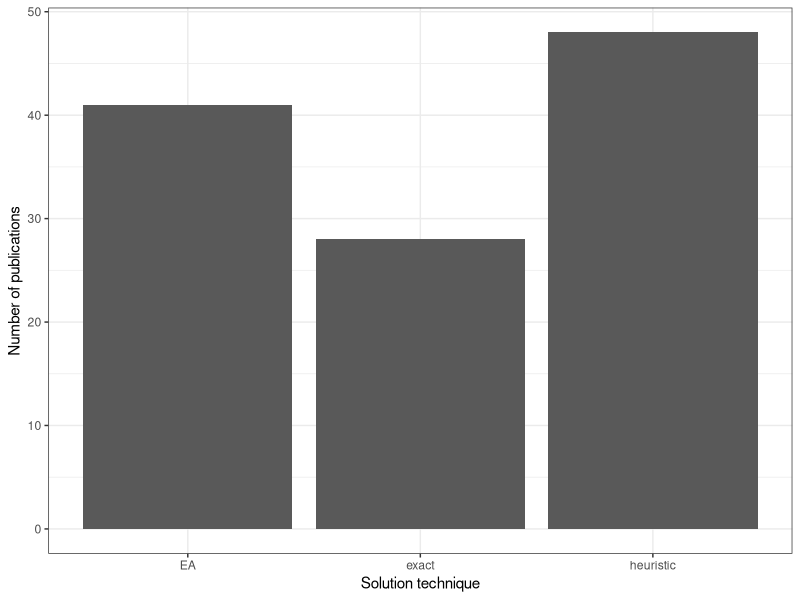

Recreate this plot in R. (Note: this script raises an error after producing the figure.)
library(tidyverse)
added_info = read.csv('../data/arp_grp_2010_2019_carps_downloaded_benchmark_annotated_full.csv')
articles = read.csv('../data/sol_tech_counts.csv')

ggplot(articles, aes(x=sol_tech)) + geom_bar() + theme_bw() + xlab('Solution technique') + ylab('Number of publications')

sol_tech_vs_bench <- read.csv('../data/sol_tech_orig_bench.csv')

sol_tech_vs_bench <- within(sol_tech_vs_bench, 
                   Position <- factor(Position, 
                                      levels=names(sort(table(Position), 
                                                        decreasing=TRUE))))

length(unique(sol_tech_vs_bench$orig_benchmark))
ggplot(sol_tech_vs_bench, aes(orig_benchmark)) +  geom_bar() + theme_bw() + xlab('Benchmark instance') + ylab('Number of publications') +
  coord_flip()

ggplot(filter(sol_tech_vs_bench, sol_tech=='EA'), aes(orig_benchmark)) +  geom_bar() + theme_bw() + xlab('Benchmark instance') + ylab('Number of publications') +
  coord_flip()

length(unique(filter(sol_tech_vs_bench, sol_tech=='EA')$orig_benchmark))

ggplot(filter(sol_tech_vs_bench, sol_tech=='heuristic'), aes(orig_benchmark)) +  geom_bar() + theme_bw() + xlab('Benchmark instance') + ylab('Number of publications') +
  coord_flip()

length(unique(filter(sol_tech_vs_bench, sol_tech=='heuristic')$orig_benchmark))


ggplot(filter(sol_tech_vs_bench, sol_tech=='exact' & orig_benchmark != 'cen-if' & orig_benchmark != 'act-if'), aes(orig_benchmark)) +  geom_bar() + theme_bw() + xlab('Benchmark instance') + ylab('Number of publications') +
  coord_flip()

length(unique(filter(sol_tech_vs_bench, sol_tech=='exact')$orig_benchmark))



sol_tech_vs_bench <- read.csv('../data/sol_tech_orig_bench.csv')

ggplot(sol_tech_vs_bench, aes(orig_benchmark)) +  geom_bar() + theme_bw() + xlab('Benchmark instance') + ylab('Number of publications') +
  coord_flip()

theTable <- within(theTable, 
                   Position <- factor(Position, 
                                      levels=names(sort(table(Position), 
                                                        decreasing=TRUE))))

ggplot(sol_tech_vs_bench, aes(orig_benchmark)) +  geom_bar() + theme_bw() + xlab('Benchmark instance') + ylab('Number of publications') +
  coord_flip() + fact_grid(~sol_tech)